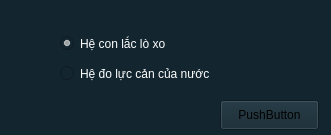
<?xml version="1.0" encoding="UTF-8"?>
<ui version="4.0">
 <class>Module_MOD0050</class>
 <widget class="QWidget" name="Module_MOD0050">
  <property name="geometry">
   <rect>
    <x>0</x>
    <y>0</y>
    <width>331</width>
    <height>135</height>
   </rect>
  </property>
  <property name="windowTitle">
   <string>Form</string>
  </property>
  <property name="styleSheet">
   <string notr="true">background-color: #132630;</string>
  </property>
  <widget class="QRadioButton" name="radioButton_Continuously">
   <property name="geometry">
    <rect>
     <x>60</x>
     <y>30</y>
     <width>141</width>
     <height>27</height>
    </rect>
   </property>
   <property name="styleSheet">
    <string notr="true">color: rgb(255, 255, 255);</string>
   </property>
   <property name="text">
    <string>Hệ con lắc lò xo</string>
   </property>
   <property name="checked">
    <bool>true</bool>
   </property>
  </widget>
  <widget class="QRadioButton" name="radioButton_Accumulation">
   <property name="geometry">
    <rect>
     <x>60</x>
     <y>60</y>
     <width>211</width>
     <height>27</height>
    </rect>
   </property>
   <property name="styleSheet">
    <string notr="true">color: rgb(255, 255, 255);</string>
   </property>
   <property name="text">
    <string>Hệ đo lực cản của nước</string>
   </property>
   <property name="checked">
    <bool>false</bool>
   </property>
  </widget>
  <widget class="QPushButton" name="pushButton">
   <property name="geometry">
    <rect>
     <x>220</x>
     <y>100</y>
     <width>99</width>
     <height>30</height>
    </rect>
   </property>
   <property name="text">
    <string>PushButton</string>
   </property>
  </widget>
 </widget>
 <resources/>
 <connections/>
</ui>
